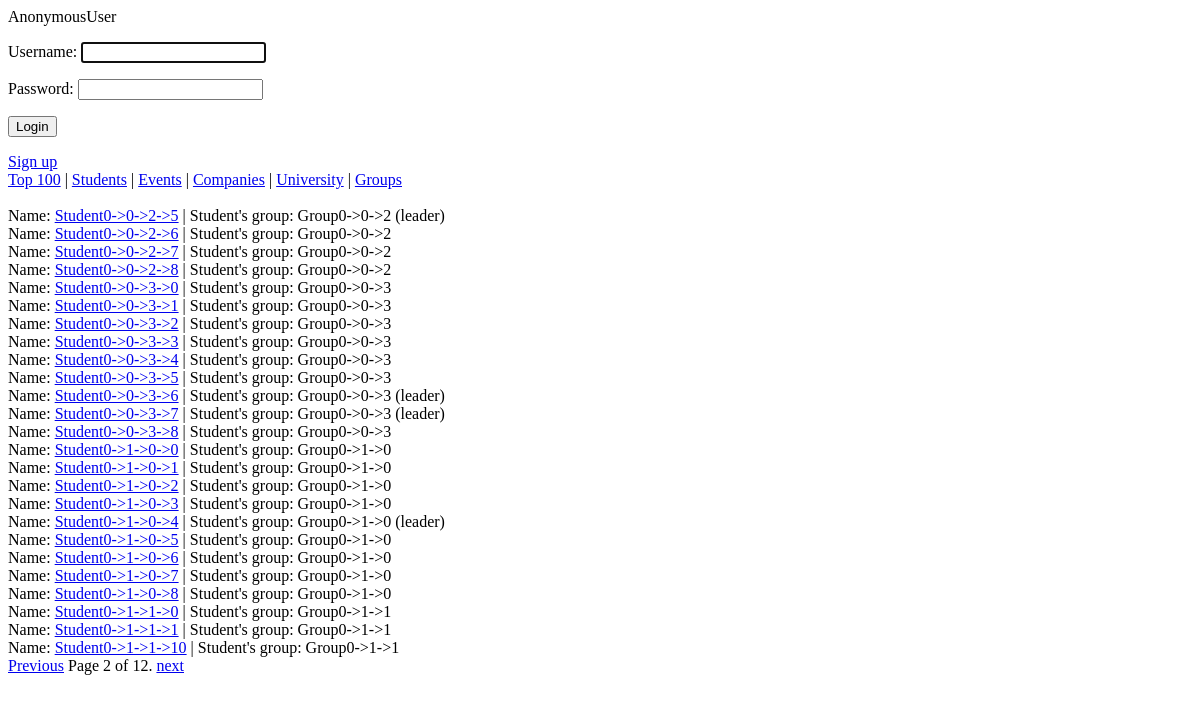
Screenshot of /students/?page=2 with the database file from the repository.
### ratings/models.py (models this page shows)
class Student(models.Model):
	user = models.OneToOneField(User)
	group = models.ForeignKey('Group', related_name="students")
	is_leader = models.BooleanField(default=False)
	def __str__(self):
		return self.user.get_username()

class Group(models.Model):
	name = models.CharField(max_length=50)
	department = models.ForeignKey(Department, related_name="groups")
	avg_rating = models.DecimalField(max_digits=4, decimal_places=2, default=0, editable=False)
	count_of_votes = models.IntegerField(default=0, editable=False)
	voted_teachers = models.ManyToManyField('Teacher', related_name="rated_groups", editable=False)
	def vote(self, vote, teacher):
		if not vote == -1:
			if teacher is not None:
				if not self.voted_teachers.filter(user__id=teacher.user.id).exists():
					self.avg_rating = ((self.avg_rating * self.count_of_votes) + vote) / (self.count_of_votes + 1)
					self.count_of_votes += 1
					self.voted_teachers.add(teacher)
					self.save()
					return True
		return False
	def __str__(self):
		return self.name

### ratings/views.py (the view)
# urls.py: url(r'^students/$', views.students_all, name="all_students"),
def students_all(request):
    students_all_list = Student.objects.all().order_by('user__username')
    paginator = Paginator(students_all_list, 25)
    page = request.GET.get('page')
    try:
        students = paginator.page(page)
    except PageNotAnInteger:
        students = paginator.page(1)
    except EmptyPage:
        students = paginator.page(paginator.num_pages)
    return render(request, 'ratings/all_students.html', {'students': students})

### ratings/ctx_log_processor.py (called while the page is built)
def auth_form(request):
    return {'form': AuthForm(), 'request': request}

### ratings/templates/ratings/all_students.html
{% extends 'base.html' %}
{%block content%}
	{% for student in students %}
		<div>
	    	Name: <a href="{% url 'ratings.views.student_page' pk=student.pk %}">{{ student.user.username }}</a>
            | Student's group: {{student.group}}
            {% if student.is_leader %}
            (leader)
            {% endif %}
	    </div>
	{%endfor%}
    <div class="pagination">
    <span class="step-links">
        {% if students.has_previous %}
            <a href="?page={{ students.previous_page_number }}">Previous</a>
        {% endif %}
        <span class="current">
            Page {{ students.number }} of {{ students.paginator.num_pages }}.
        </span>
        {% if students.has_next %}
            <a href="?page={{ students.next_page_number }}">next</a>
        {% endif %}
    </span>
</div>
{%endblock content%}

### rows the page displays
Student: user.username "Student0->0->2->5", group "Group0->0->2", is_leader "(leader)"
Student: user.username "Student0->0->2->6", group "Group0->0->2"
Student: user.username "Student0->0->2->7", group "Group0->0->2"
Student: user.username "Student0->0->2->8", group "Group0->0->2"
Student: user.username "Student0->0->3->0", group "Group0->0->3"
Student: user.username "Student0->0->3->1", group "Group0->0->3"
Student: user.username "Student0->0->3->2", group "Group0->0->3"
Student: user.username "Student0->0->3->3", group "Group0->0->3"
Student: user.username "Student0->0->3->4", group "Group0->0->3"
Student: user.username "Student0->0->3->5", group "Group0->0->3"
Student: user.username "Student0->0->3->6", group "Group0->0->3", is_leader "(leader)"
Student: user.username "Student0->0->3->7", group "Group0->0->3", is_leader "(leader)"
Student: user.username "Student0->0->3->8", group "Group0->0->3"
Student: user.username "Student0->1->0->0", group "Group0->1->0"
Student: user.username "Student0->1->0->1", group "Group0->1->0"
Student: user.username "Student0->1->0->2", group "Group0->1->0"
Student: user.username "Student0->1->0->3", group "Group0->1->0"
Student: user.username "Student0->1->0->4", group "Group0->1->0", is_leader "(leader)"
Student: user.username "Student0->1->0->5", group "Group0->1->0"
Student: user.username "Student0->1->0->6", group "Group0->1->0"
Student: user.username "Student0->1->0->7", group "Group0->1->0"
Student: user.username "Student0->1->0->8", group "Group0->1->0"
Student: user.username "Student0->1->1->0", group "Group0->1->1"
Student: user.username "Student0->1->1->1", group "Group0->1->1"
Student: user.username "Student0->1->1->10", group "Group0->1->1"

### other values shown
{{ user }} "AnonymousUser"
{{ students.number }} "2"
{{ students.paginator.num_pages }} "12"
